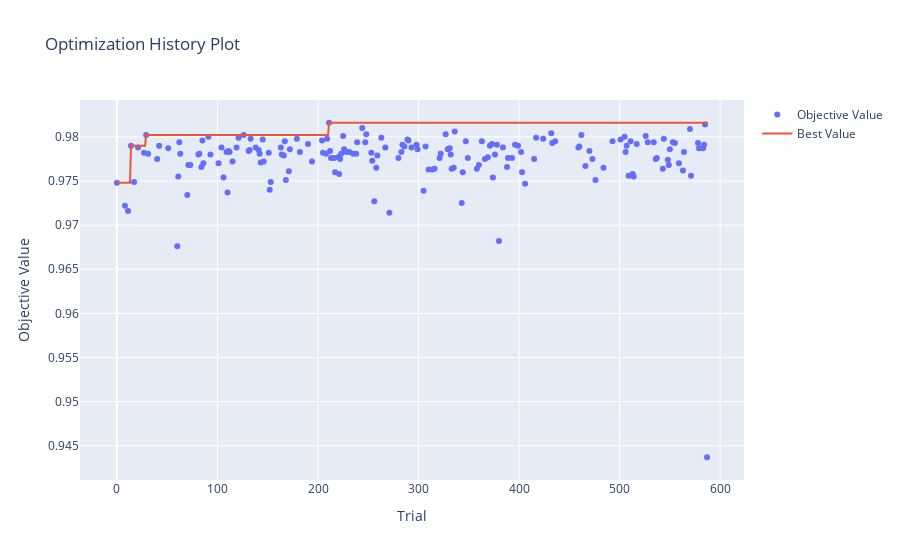

Notebook source saved alongside this figure:
### Code cell
optuna.visualization.plot_optimization_history(study)

### Figure 1 — Plotly figure (JSON) as saved in the notebook; plotly's stock layout.template omitted (floating-point values rounded to 4 significant figures; data arrays with more than 128 entries replaced by an {"elided": "..."} marker saying what was removed)
{"data": [{"mode": "markers", "name": "Objective Value", "type": "scatter", "x": {"elided": "185 int values"}, "y": {"elided": "185 float values"}}, {"mode": "lines", "name": "Best Value", "type": "scatter", "x": {"elided": "589 int values"}, "y": {"elided": "589 float values"}}, {"marker": {"color": "#cccccc"}, "mode": "markers", "name": "Infeasible Trial", "showlegend": false, "type": "scatter", "x": [], "y": []}], "layout": {"title": {"text": "Optimization History Plot"}, "xaxis": {"title": {"text": "Trial"}}, "yaxis": {"title": {"text": "Objective Value"}}}}
